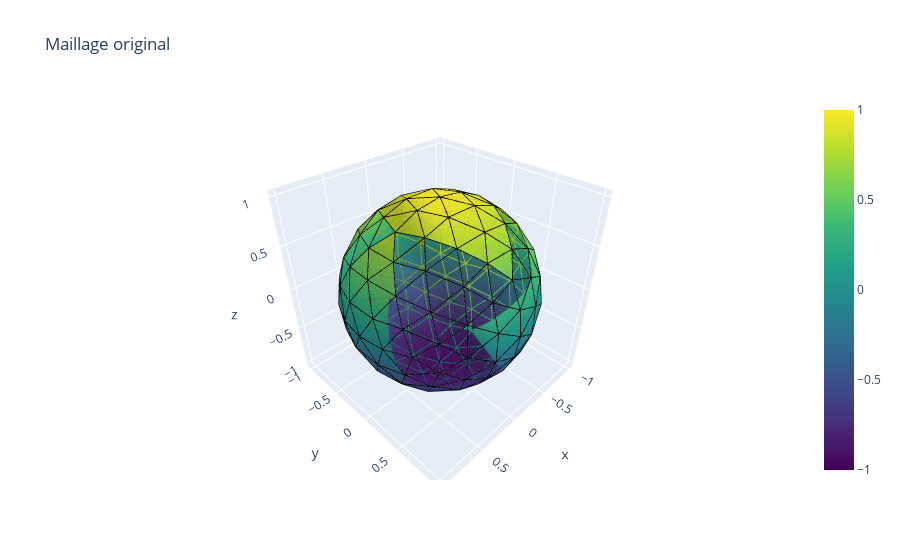

Write notebook code for a chart like this one.
### Markdown cell above
# Visualisation du maillage

### Code cell
# def plot_mesh(V, F, title="Mesh"):
#     x, y, z = V[:, 0], V[:, 1], V[:, 2]
#     i, j, k = F[:, 0], F[:, 1], F[:, 2]

#     fig = go.Figure(data=[go.Mesh3d(
#         x=x, y=y, z=z,
#         i=i, j=j, k=k,
#         color='cyan',
#         opacity=0.5
#     )])

#     fig.update_layout(title=title, scene=dict(aspectmode='data'))
#     fig.show()


def plot_mesh(V, F, title="Mesh"):
    """
    V : matrice (n,3) des sommets
    F : matrice (m,3) des faces (indices des sommets)
    """

    x, y, z = V[:, 0], V[:, 1], V[:, 2]
    i, j, k = F[:, 0], F[:, 1], F[:, 2]

    fig = go.Figure()

    # --- Surface avec dégradé ---
    fig.add_trace(go.Mesh3d(
        x=x,
        y=y,
        z=z,
        i=i,
        j=j,
        k=k,
        intensity=z,                 # dégradé basé sur la hauteur
        colorscale='Viridis',        # palette de couleurs
        opacity=0.9,
        showscale=True
    ))

    # --- Construction des arêtes ---
    edges_x = []
    edges_y = []
    edges_z = []

    for tri in F:
        for a, b in [(0, 1), (1, 2), (2, 0)]:
            edges_x += [V[tri[a], 0], V[tri[b], 0], None]
            edges_y += [V[tri[a], 1], V[tri[b], 1], None]
            edges_z += [V[tri[a], 2], V[tri[b], 2], None]

    fig.add_trace(go.Scatter3d(
        x=edges_x,
        y=edges_y,
        z=edges_z,
        mode='lines',
        line=dict(color='black', width=2),
        showlegend=False
    ))

    # --- Mise en page ---
    fig.update_layout(
        title=title,
        scene=dict(aspectmode='data')
    )

    fig.show()

plot_mesh(V, F, "Maillage original")

### Figure 1 — Plotly figure (JSON) as saved in the notebook; plotly's stock layout.template omitted (floating-point values rounded to 4 significant figures; data arrays with more than 128 entries replaced by an {"elided": "..."} marker saying what was removed)
{"data": [{"colorscale": [[0, "#440154"], [0.1111, "#482878"], [0.2222, "#3e4989"], [0.3333, "#31688e"], [0.4444, "#26828e"], [0.5556, "#1f9e89"], [0.6667, "#35b779"], [0.7778, "#6ece58"], [0.8889, "#b5de2b"], [1, "#fde725"]], "i": {"elided": "320 int values"}, "intensity": {"elided": "162 float values"}, "j": {"elided": "320 int values"}, "k": {"elided": "320 int values"}, "opacity": 0.9, "showscale": true, "type": "mesh3d", "x": {"elided": "162 float values"}, "y": {"elided": "162 float values"}, "z": {"elided": "162 float values"}}, {"line": {"color": "black", "width": 2}, "mode": "lines", "showlegend": false, "type": "scatter3d", "x": {"elided": "2880 float values"}, "y": {"elided": "2880 float values"}, "z": {"elided": "2880 float values"}}], "layout": {"scene": {"aspectmode": "data"}, "title": {"text": "Maillage original"}}}
